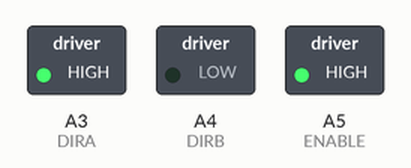
Recording of a sketch running on a simulated Arduino Uno, built with avr-gcc and run on an emulated ATmega328P. Shown: switched loads named in the sketch (green lamp = pin HIGH). What the sketch prints to the serial monitor is not drawn.

Above: at 3.0 s.
At 19.0 s:
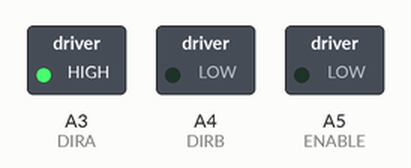
Timing chart, 0 to 27.6 s (numbered marks = the images above):
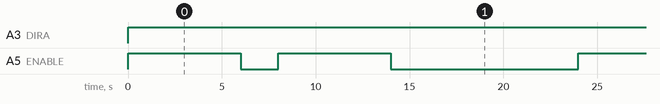

Measured:
- by itself, A3 (DIRA): LOW → HIGH at 0.00 s
- by itself, A5 (ENABLE): repeats every 24.0 s: LOW 2.0 s, HIGH 6.0 s, LOW 10.0 s, HIGH 6.0 s
- by itself, everything shown: repeats every 24.0 s, in 4 steps

The sketch:

stop.ino
```cpp
//www.elegoo.com
//2016.12.12

/************************
Exercise the motor using
the L293D chip
************************/

#define ENABLE A5
#define DIRA A3
#define DIRB A4

int i;

void setup() {
  //---set pin direction
  pinMode(ENABLE,OUTPUT);
  pinMode(DIRA,OUTPUT);
  pinMode(DIRB,OUTPUT);
  Serial.begin(9600);
}

void loop() {


  Serial.println("PWM full then slow");
  //---PWM example, full speed then slow
  analogWrite(ENABLE,255); //enable on
  digitalWrite(DIRA,HIGH); //one way
  digitalWrite(DIRB,LOW);
  delay(2000);
  analogWrite(ENABLE,180); //half speed
  delay(2000);
  analogWrite(ENABLE,128); //half speed
  delay(2000);
  analogWrite(ENABLE,50); //half speed
  delay(2000);
  analogWrite(ENABLE,128); //half speed
  delay(2000);
  analogWrite(ENABLE,180); //half speed
  delay(2000);
  analogWrite(ENABLE,255); //half speed
  delay(2000);
  digitalWrite(ENABLE,LOW); //all done
  delay(10000);
}
```
